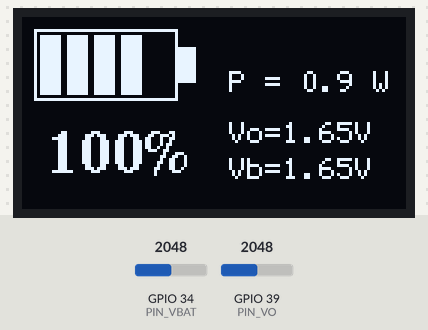
Bench run of a sketch on a simulated ESP32. Parts: 128×64 one-colour display. The test bench sets the inputs (shaded band); at power-on: GPIO 34 (PIN_VBAT) = 2048, GPIO 39 (PIN_VO) = 2048.

Above: at 1.8 s.
1.9 s: GPIO 34 (PIN_VBAT) set to 2866
At 3.2 s:
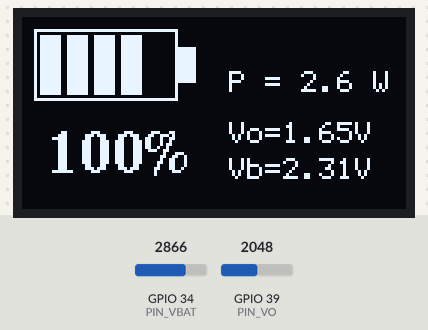
3.5 s: GPIO 39 (PIN_VO) set to 2866
At 4.9 s:
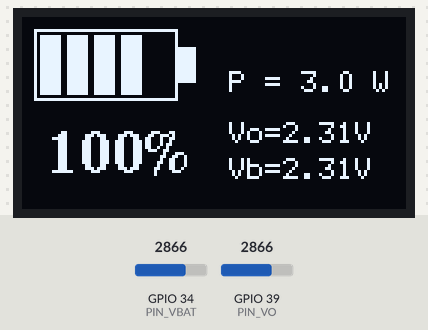
5.5 s: GPIO 34 (PIN_VBAT) set to 3603
At 6.4 s:
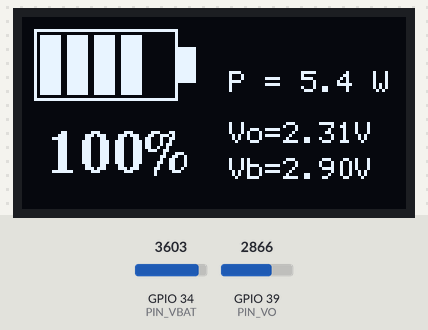
7.5 s: GPIO 39 (PIN_VO) set to 3603
At 9.2 s:
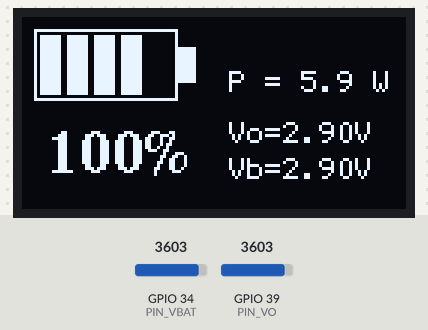
9.5 s: GPIO 34 (PIN_VBAT) set to 4095
At 10.7 s:
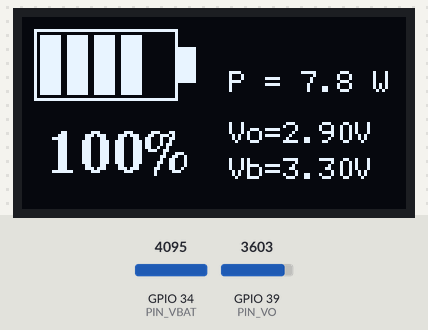
11.5 s: GPIO 39 (PIN_VO) set to 4095
At 13.4 s:
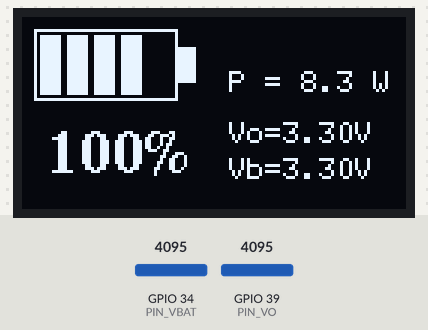
Timing chart, 0 to 14.9 s (numbered marks = the images above; inputs shaded):
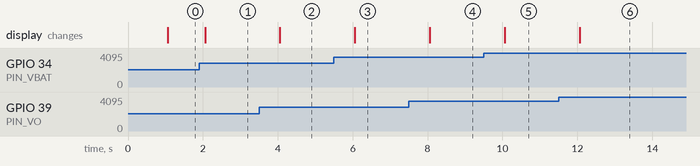

The sketch:

Test_6_ball.ino
```cpp
/******************************************************************
  BatteryMonitor_SH1106_U8g2.ino
  ---------------------------------------------------------------
  ‣ ESP32-DevKit (on-chip ADC only)
       Vo   sensor  → GPIO39  (ADC1_CH3)
       Vbatt sensor → GPIO34  (ADC1_CH6)
  ‣ 1.3" 128×64 OLED with SH1106 controller
       VCC → 3V3   |  GND → GND
       SCK → GPIO22|  SDA → GPIO21
  ‣ I_logic = ((Vo  - 0.9)  / 510) / 0.01
    I_motor = ((Vbatt - 1.27) / 100) / 0.01
  ‣ Charge integrated with trapezoidal rule
  ‣ Screen layout
       ┌─────────────┐
       │  BAT ICON    │
       │  + % text    │
       │──────────────│
       │   P = XX.X W │
       │              │
       └──────────────┘
******************************************************************/

#include <Wire.h>
#include <U8g2lib.h>

// ------- OLED (SH1106) -------
U8G2_SH1106_128X64_NONAME_F_HW_I2C display(U8G2_R0, /* reset=*/U8X8_PIN_NONE);

// ------- ADC pins & constants -------
const int   PIN_VO   = 39;   // GPIO39 (your Vo sensor)
const int   PIN_VBAT = 34;   // GPIO34 (your Vbatt sensor)
const float VREF     = 3.3f;   // ESP32 ADC reference
const float ADC_MAX  = 4095.0f;

// ------- battery model -------
const float C_nom_Ah = 2.0f;
float SoC      = 100.0f;
float Qused_Ah = 0.0f;
float I_prev   = NAN;
unsigned long t_prev_ms = 0;

// ------- loop timing -------
const unsigned long LOOP_MS = 1000;

/* ------------------------------------------------------------------
   Helper: read pin → volts
------------------------------------------------------------------ */
inline float readVolts(int pin)
{
  return analogRead(pin) / ADC_MAX * VREF;
}

/* ------------------------------------------------------------------
   Draw battery icon on u8g2 display (x,y = top-left)
------------------------------------------------------------------ */
void drawBatteryIcon(int x, int y, int w, int h, int filledBars)
{
  const int tipW = w / 8;                       // little positive terminal

  /* ----- decide bar & gap widths so: 5*bar + 6*gap = w ----- */
  int gap = 2;                                  // try 2-px gaps first
  int bar = (w - 6*gap) / 5;                    // bar width that fits
  if (bar < 1) {                                // icon too small? fall back
    gap = 1;
    bar = (w - 6*gap) / 5;
  }

  /* ----- outline & tip ----- */
  display.drawFrame(x, y, w, h);                // outer rectangle
  display.drawBox  (x + w, y + h/4, tipW, h/2); // terminal box

  /* ----- draw bars ----- */
  int barH = h - 2*gap;
  int bx = x + gap;                             // first bar left edge
  for (int i = 0; i < filledBars; ++i) {
    display.drawBox(bx, y + gap, bar, barH);
    bx += bar + gap;                            // next bar start
  }
}

/* ------------------------------------------------------------------ */
void setup()
{
  Serial.begin(9600);

  // I²C on default DevKit pins (SDA 21, SCL 22)
  Wire.begin(21,22);
  display.begin();
  display.setFont(u8g2_font_6x12_tr);

  t_prev_ms = millis();
}

/* ------------------------------------------------------------------ */
void loop()
{
  /* ---- time step & trapezoid dt ---- */
  unsigned long now_ms = millis();
  float dt_s  = (now_ms - t_prev_ms) / 1000.0f;
  t_prev_ms   = now_ms;
  float dt_h  = dt_s / 3600.0f;

  /* ---- sensor voltages ---- */
  float Vo    = readVolts(PIN_VO);
  float Vbatt = readVolts(PIN_VBAT);

  /* ---- currents ---- */
  float I_logic = ((Vo    - 0.9f)  / 510.0f) / 0.01f;
  float I_motor = ((Vbatt - 1.27f) / 100.0f) / 0.01f;
  I_logic = max(0.0f, I_logic);
  I_motor = max(0.0f, I_motor);
  float I_now = I_logic + I_motor;

  /* ---- trapezoidal charge integration ---- */
  if (!isnan(I_prev))
    Qused_Ah += 0.5f * (I_prev + I_now) * dt_h;
  I_prev = I_now;

  SoC = constrain(100.0f - (Qused_Ah / C_nom_Ah * 100.0f), 0.0f, 100.0f);

  /* ---- total power ---- */
  float P_total = Vo * I_logic + Vbatt * I_motor;

  /* ============ DRAW ============ */
  display.clearBuffer();

  // battery icon top-left (width¼ screen)
  const int iconW = 48, iconH = 24;
  drawBatteryIcon(4, 4, iconW, iconH, min(5,int(SoC)/20));

  // % text just under icon
  display.setFont(u8g2_font_ncenB14_tr);
  char socBuf[8];
  snprintf(socBuf, sizeof(socBuf), "%d%%", int(SoC+0.5f));
  int16_t tw = display.getStrWidth(socBuf);
  display.drawStr((iconW + 8 - tw)/2 + 4, iconH + 28, socBuf);

  // power text right half
  display.setFont(u8g2_font_6x12_tr);
  char pBuf[14];
  snprintf(pBuf, sizeof(pBuf), "P = %.1f W", P_total);
  int16_t px = 64 + (64 - display.getStrWidth(pBuf))/2;
  display.drawStr(px, 25, pBuf);

  // small Vo / Vbatt readout (optional)
  char vBuf[16];
  snprintf(vBuf, sizeof(vBuf), "Vo=%.2fV", Vo);
  display.drawStr(px, 42, vBuf);
  snprintf(vBuf, sizeof(vBuf), "Vb=%.2fV", Vbatt);
  display.drawStr(px, 54, vBuf);

  display.sendBuffer();

  delay(max(10UL, LOOP_MS - (millis() - now_ms)));  // maintain ~1 s loop
}
```

Measured:
- after the input at 1.9 s, the display: changes after 0.16 s (image 1)
- after the input at 3.5 s, the display: changes after 0.56 s (image 2)
- after the input at 5.5 s, the display: changes after 0.56 s (image 3)
- after the input at 7.5 s, the display: changes after 0.56 s (image 4)
- after the input at 9.5 s, the display: changes after 0.56 s (image 5)
- after the input at 11.5 s, the display: changes after 0.56 s (image 6)
